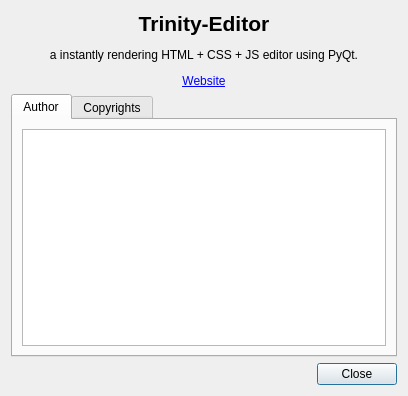
<?xml version="1.0" encoding="UTF-8"?>
<ui version="4.0">
 <class>Dialog</class>
 <widget class="QDialog" name="Dialog">
  <property name="geometry">
   <rect>
    <x>0</x>
    <y>0</y>
    <width>408</width>
    <height>396</height>
   </rect>
  </property>
  <property name="windowTitle">
   <string>Dialog</string>
  </property>
  <layout class="QVBoxLayout" name="verticalLayout_2">
   <item>
    <widget class="QLabel" name="about_title_label">
     <property name="text">
      <string>&lt;html&gt;&lt;head/&gt;&lt;body&gt;&lt;p align=&quot;center&quot;&gt;&lt;span style=&quot; font-size:16pt; font-weight:600;&quot;&gt;Trinity-Editor&lt;/span&gt;&lt;/p&gt;&lt;p align=&quot;center&quot;&gt;a instantly rendering HTML + CSS + JS editor using PyQt.&lt;/p&gt;&lt;p align=&quot;center&quot;&gt;&lt;a href=&quot;https://github.com/Yoxem/trinity-editor&quot;&gt;&lt;span style=&quot; text-decoration: underline; color:#0000ff;&quot;&gt;Website&lt;/span&gt;&lt;/a&gt;&lt;/p&gt;&lt;/body&gt;&lt;/html&gt;</string>
     </property>
    </widget>
   </item>
   <item>
    <widget class="QTabWidget" name="about_tab_widget">
     <property name="currentIndex">
      <number>0</number>
     </property>
     <widget class="QWidget" name="author_tabAuthors">
      <attribute name="title">
       <string>Author</string>
      </attribute>
      <layout class="QVBoxLayout" name="verticalLayout">
       <item>
        <widget class="QTextBrowser" name="author_tab_content"/>
       </item>
      </layout>
     </widget>
     <widget class="QWidget" name="copyright_tab">
      <attribute name="title">
       <string>Copyrights</string>
      </attribute>


       <layout class="QVBoxLayout" name="verticalLayout_3">
        <item>
         <widget class="QTextBrowser" name="copyright_tab_content"/>
        </item>
       </layout>

     </widget>
    </widget>
   </item>
   <item>
    <layout class="QHBoxLayout" name="horizontalLayout">
     <item>
      <spacer name="horizontalSpacer">
       <property name="orientation">
        <enum>Qt::Horizontal</enum>
       </property>
       <property name="sizeHint" stdset="0">
        <size>
         <width>40</width>
         <height>20</height>
        </size>
       </property>
      </spacer>
     </item>
     <item>
      <widget class="QPushButton" name="about_close_button">
       <property name="text">
        <string>Close</string>
       </property>
      </widget>
     </item>
    </layout>
   </item>
  </layout>
 </widget>
 <resources/>
 <connections/>
</ui>
